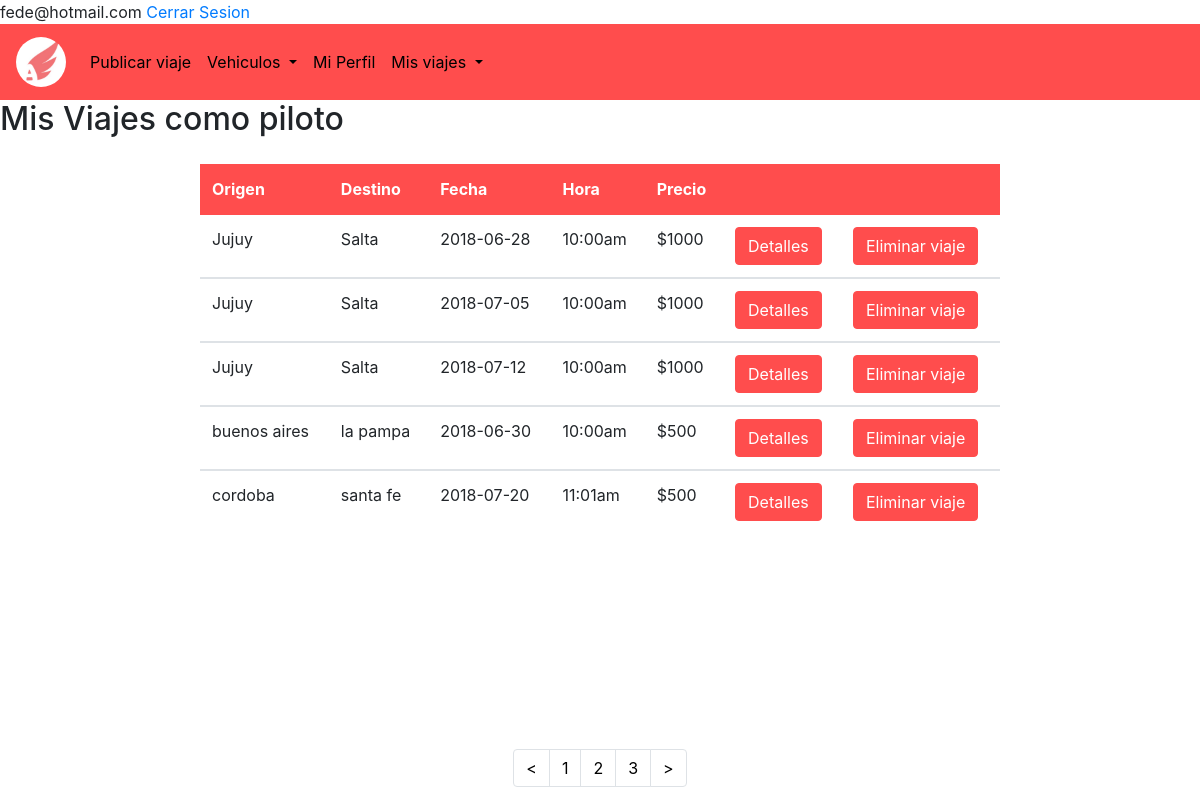
Page /MisViajesPilo.php (signed in) on the committed database.
### tables this page shows
CREATE TABLE `viajes` (
  `id_viaje` int(11) NOT NULL,
  `auto_id` varchar(100) NOT NULL,
  `hora` time(6) NOT NULL,
  `horaLlegada` time(6) NOT NULL,
  `precio` int(100) NOT NULL,
  `destino` text NOT NULL,
  `origen` text NOT NULL,
  `fecha` date NOT NULL,
  `borrado` tinyint(1) NOT NULL
);

### MisViajesPilo.php (the view, shortened to what this page needs)
<!DOCTYPE html>
<html>
	<head>
		<link rel="stylesheet" href="css/bootstrap.min.css">
		<link rel="stylesheet" href="estilos4.css">
	</head>
	<body>
		<?php
          include ("class_funciones.php");
        ?>
		<header>
			<nav class="navbar navbar-expand-lg navbar-light bg-light">
				<a class="navbar-brand" href="PagPrin.php"><img class="avatar" src="logo.jpg"></a>
				<div class="collapse navbar-collapse" id="navbarSupportedContent">
					<ul class="navbar-nav mr-auto">
						<li class="nav-item active">
							<a class="nav-link" href="publicarViaje.php">Publicar viaje <span class="sr-only">(current)</span></a>
						</li>
						<li class="nav-item dropdown">
							<a class="nav-link dropdown-toggle" href="#" id="navbarDropdown" role="button" data-toggle="dropdown" aria-haspopup="true" aria-expanded="false">
								Vehiculos
							</a>
						</li>
						<li class="nav-item active">
							<a class="nav-link" href="miperfil.php">Mi Perfil <span class="sr-only">(current)</span></a>
						</li>
                         <li class="nav-item dropdown">
							<a class="nav-link dropdown-toggle" href="#" id="navbarDropdown" role="button" data-toggle="dropdown" aria-haspopup="true" aria-expanded="false">
								Mis viajes
							</a>
						</li>
					</ul>
				</div>
			</nav>
		</header>
		<?php
		  include("conexion.php");
		  $email=$_SESSION['email'];
                  echo "<label class='misViajes'><h2>Mis Viajes como piloto </h2></label>
                    <div class='container3'>
			    <table class='table'>
				<thead class='thead-dark'>
					<tr>
					    <th>Origen</th>
						<th>Destino</th>
						<th>Fecha</th>
						<th>Hora</th>
						<th>Precio</th>
                                                <th></th>
                                                <th></th>
					</tr>
				</thead>
			 	<tbody>";
            $consultaPiloto="SELECT id FROM vehiculos WHERE Email_id = '$email' AND borrado='0'";
          if($resultadoConsultaPi=mysqli_query($conexion,$consultaPiloto)){
          	while($registroPilo=mysqli_fetch_array($resultadoConsultaPi)){
                    $idAuto=$registroPilo['id'];
                    $consulta="SELECT * FROM viajes WHERE auto_id= '$idAuto' AND borrado='0'";
                    $consulta2="SELECT * FROM viajes WHERE auto_id= '$idAuto' AND borrado='0'";
                    $resultadoConsulta=mysqli_query($conexion,$consulta);
                    $resultadoConsulta2=mysqli_query($conexion,$consulta2);
                    $registro2=mysqli_fetch_array($resultadoConsulta2);
                    $viaje=$registro2['id_viaje'];
                    $consulta3="SELECT COUNT(id_viaje) FROM misviajes_copiloto WHERE id_viaje = '$viaje' AND estado='aceptado'";
                    $resucon3=mysqli_query($conexion,$consulta3);
                    $arreglo_prest=mysqli_fetch_array($resucon3);
                    $aceptados=$arreglo_prest['0'];
                    while($registro=mysqli_fetch_array($resultadoConsulta)){
                            $horaForm=date('g:ia', strtotime($registro['hora']));
                            if($registro['borrado'] === '0'){
				echo"<tr>
				<td>".$registro['origen']."</td>
				<td>".$registro['destino']."</td>
				<td>".$registro['fecha']."</td>
				<td>".$horaForm."</td>
				<td>$".$registro['precio']."</td>
				<td>
                                    <form   method='post' action='DetallesViaje.php'>
                                        <input type='hidden' name='id' value='".$registro['id_viaje']."'>
                                        <button type='submit' value='submit' class='btn btn-primary'> Detalles </button>
                                    </form>
                                </td>";
                                if($aceptados=='0'){
                                    echo"
                                    <td>
                                        <form   method='post' action='EliminarViaje.php'>
                                            <input type='hidden' name='id' value='".$registro['id_viaje']."'>
                                            <button type='submit' value='submit' class='btn btn-primary' Onclick='return confirmarBorrado()'> Eliminar viaje </button>
                                        </form>
                                    </td>";
                                                }
                                                echo"
					</tr>
				</tbody>";
                          }
                          }
                          }
			 echo"</table>";
            }
	     ?>
		</div>
		<nav aria-label="Page navigation example">
			<ul class="pagination justify-content-center">
				<li class="page-item disabled">
					<a class="page-link" href="#" tabindex="-1"><</a>
				</li>
				<li class="page-item"><a class="page-link" href="#">1</a></li>
				<li class="page-item"><a class="page-link" href="#">2</a></li>
				<li class="page-item"><a class="page-link" href="#">3</a></li>
				<li class="page-item">
					<a class="page-link" href="#">></a>
				</li>
			</ul>
		</nav>
	</body>
</html>

### estilos4.css (style rules this page uses)
.navbar { background-color:#ff4d4d !IMPORTANT ; }
.nav-link { color: black !IMPORTANT; }
.btn { background-color:#ff4d4d; border-color: #ff4d4d; }
th { background-color: #ff4d4d !IMPORTANT; border-color: #ff4d4d !IMPORTANT; }
.page-link { color: black !IMPORTANT; }
.avatar { vertical-align: middle; width: 50px; height: 50px; border-radius: 50%; cursor: pointer; }
.container3 { padding: 10px 200px 200px 200px; }

### rows in the picture
viajes: origen "Jujuy", destino "Salta", fecha "2018-06-28", hora "10:00am", precio "1000"
viajes: origen "Jujuy", destino "Salta", fecha "2018-07-05", hora "10:00am", precio "1000"
viajes: origen "Jujuy", destino "Salta", fecha "2018-07-12", hora "10:00am", precio "1000"
viajes: origen "buenos aires", destino "la pampa", fecha "2018-06-30", hora "10:00am", precio "500"
viajes: origen "cordoba", destino "santa fe", fecha "2018-07-20", hora "11:01am", precio "500"

### other values in the picture
$email "fede@hotmail.com"
